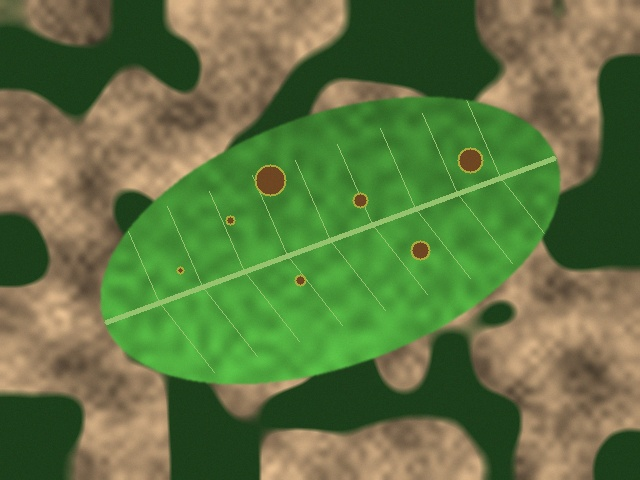
#> input picture data/raw/contoh_gps.jpg, 640 x 480 px
$ python -i praproses.py   (imports and definitions only)
#> lines starting #> are read from the running program, lines starting #| are printed output that depends on the picture
#> further down, picture is the input picture: shape (480, 640, 3); mean B, G, R 65.9, 117.2, 96.3
"""praproses.py: rangkaian praproses SIMUTEH (dipakai ulang mulai P5)."""
import json
from pathlib import Path

import cv2
import numpy as np

PARAM_BAWAAN = {
    "lebar": 640,            # sampling: lebar citra kerja (piksel)
    "gamma": 1.0,            # < 1 mencerahkan, > 1 menggelapkan
    "clahe_clip": 2.0,       # 0 berarti CLAHE tidak dipakai
    "clahe_tile": 8,
    "penapis": "median",     # "none", "rerata", "gaussian", "median"
    "kernel": 3,
    "sigma": 1.0,
    "tajam_k": 0.0,          # 0 berarti tanpa penajaman
}


def praproses(img_bgr, p=None):
    """
        Urutan: ubah ukuran -> gamma -> CLAHE kanal V -> redam derau ->
        tajamkan.
    """
    p = {**PARAM_BAWAAN, **(p or {})}

    if img_bgr is None:
        raise ValueError("img_bgr tidak boleh None")

    img = np.asarray(img_bgr).copy()
    if img.ndim == 2:
        img = cv2.cvtColor(img, cv2.COLOR_GRAY2BGR)

    # 1. ubah ukuran agar lebar = p["lebar"] dengan rasio aspek tetap (interpolation=cv2.INTER_AREA)
    h, w = img.shape[:2]
#> h = 480; w = 640
    target_w = int(p["lebar"])
    if target_w > 0 and w != target_w:
        target_h = max(1, int(round(h * (target_w / float(w)))))
        img = cv2.resize(img, (target_w, target_h), interpolation=cv2.INTER_AREA)

    # 2. koreksi gamma dengan cv2.LUT bila p["gamma"] != 1
    if p["gamma"] != 1:
        gamma = float(p["gamma"])
        lut = np.power(np.linspace(0, 1, 256, dtype=np.float32), gamma) * 255.0
        lut = np.clip(lut, 0, 255).astype(np.uint8)
        img = cv2.LUT(img, lut)

    # 3. CLAHE pada kanal V saja (ruang HSV) bila p["clahe_clip"] > 0, lalu kembali ke BGR
    if p["clahe_clip"] > 0:
        hsv = cv2.cvtColor(img, cv2.COLOR_BGR2HSV)
#> hsv: shape (480, 640, 3); mean H, S, V 38.7, 127, 128.1
        v = hsv[:, :, 2]
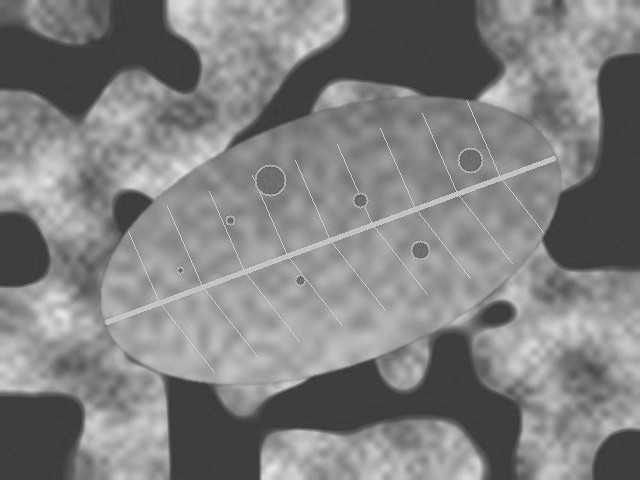
#> v: shape (480, 640); min 54, max 230, mean 128.1
        clahe = cv2.createCLAHE(
            clipLimit=float(p["clahe_clip"]),
            tileGridSize=(int(p["clahe_tile"]), int(p["clahe_tile"]))
        )
        v_eq = clahe.apply(v)
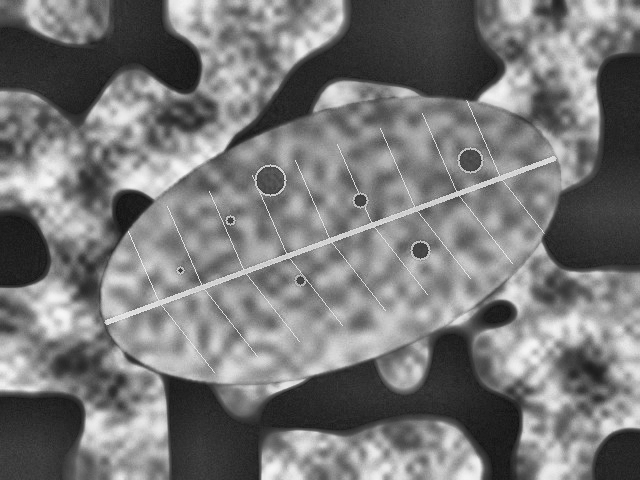
#> v_eq: shape (480, 640); min 17, max 247, mean 120.2
        hsv[:, :, 2] = v_eq
#> hsv: shape (480, 640, 3); mean H, S, V 38.7, 127, 120.2
        img = cv2.cvtColor(hsv, cv2.COLOR_HSV2BGR)
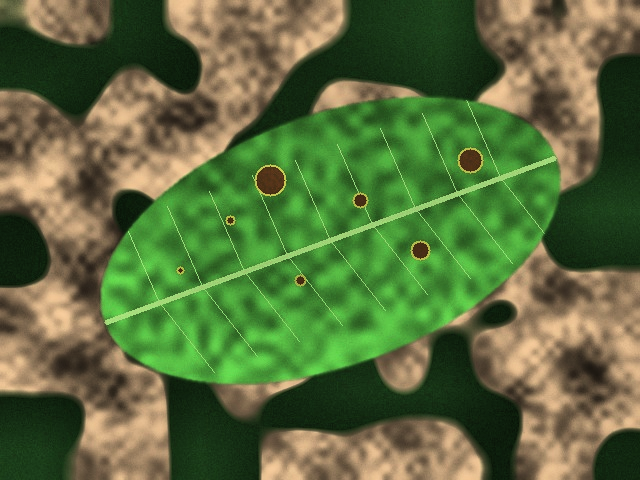
#> img: shape (480, 640, 3); mean B, G, R 61.7, 109.3, 91.3

    # 4. redam derau sesuai p["penapis"], p["kernel"], dan p["sigma"]
    penapis = str(p["penapis"]).lower()
    kernel = int(p["kernel"])
    sigma = float(p["sigma"])
    if penapis == "none":
        pass
    elif penapis == "rerata":
        k = max(1, kernel if kernel % 2 == 1 else kernel + 1)
        img = cv2.blur(img, (k, k))
    elif penapis == "gaussian":
        k = max(1, kernel if kernel % 2 == 1 else kernel + 1)
        img = cv2.GaussianBlur(img, (k, k), sigmaX=sigma, sigmaY=sigma)
    elif penapis == "median":
        k = max(1, kernel if kernel % 2 == 1 else kernel + 1)
        img = cv2.medianBlur(img, k)

    # 5. unsharp masking bila p["tajam_k"] > 0
    tajam_k = float(p["tajam_k"])
    if tajam_k > 0:
        blur = cv2.GaussianBlur(img, (0, 0), sigma)
        img = cv2.addWeighted(img, 1.0 + tajam_k, blur, -tajam_k, 0)

    return img


def simpan_param(p, path="../hasil/param_praproses.json"):
    out = Path(path)
    out.parent.mkdir(parents=True, exist_ok=True)
    with out.open("w", encoding="utf-8") as f:
        json.dump({**PARAM_BAWAAN, **p}, f, indent=2)

>>> import cv2
>>> picture = cv2.imread('../data/raw/contoh_gps.jpg')
>>> result = praproses(picture)

$ run again, on data/raw/kebun_01.jpg
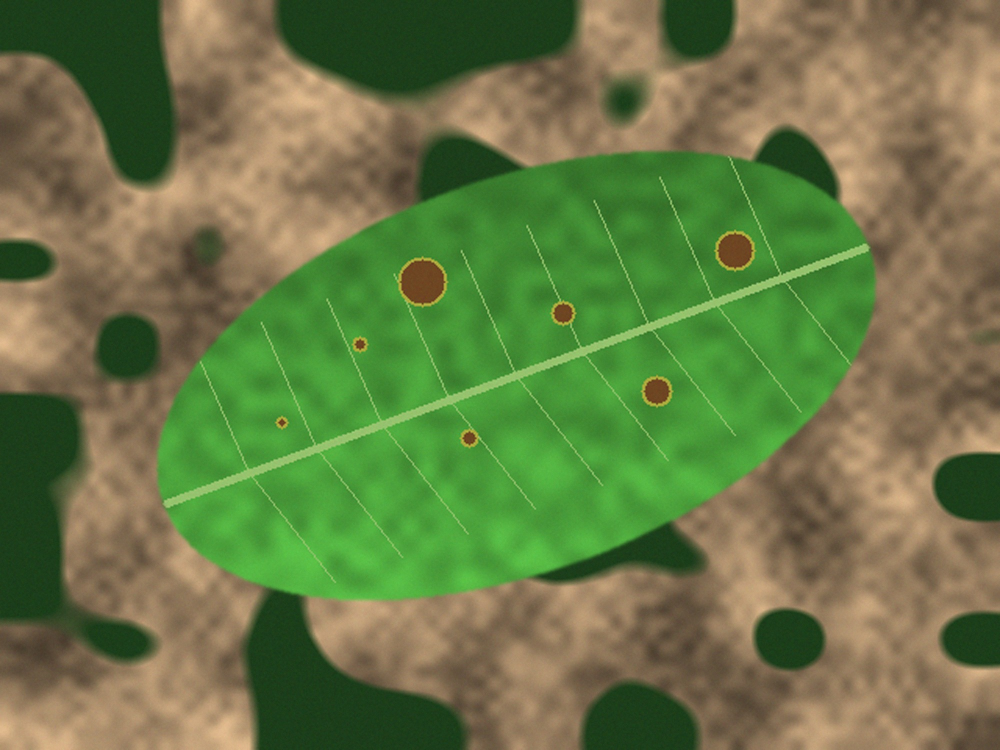
#> input picture data/raw/kebun_01.jpg, 2000 x 1500 px (shown at 1/2 size)
#> picture is the input picture: shape (1500, 2000, 3); mean B, G, R 70, 120.3, 104.6
#> in praproses, `v_eq = clahe.apply(v)`:
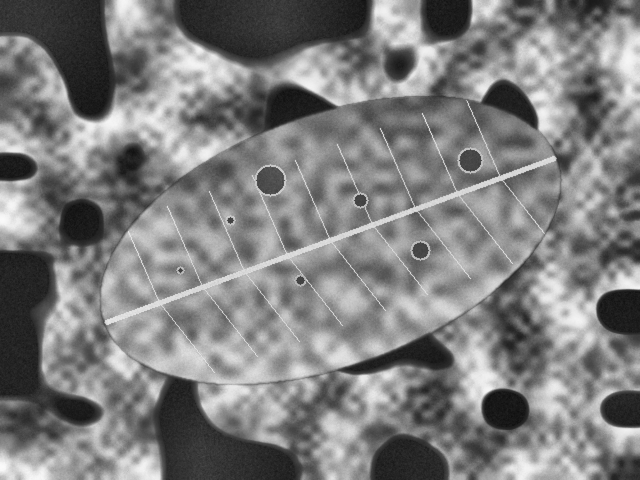
#> v_eq: shape (480, 640); min 15, max 250, mean 126.4
#> in praproses, `img = cv2.cvtColor(hsv, cv2.COLOR_HSV2BGR)`:
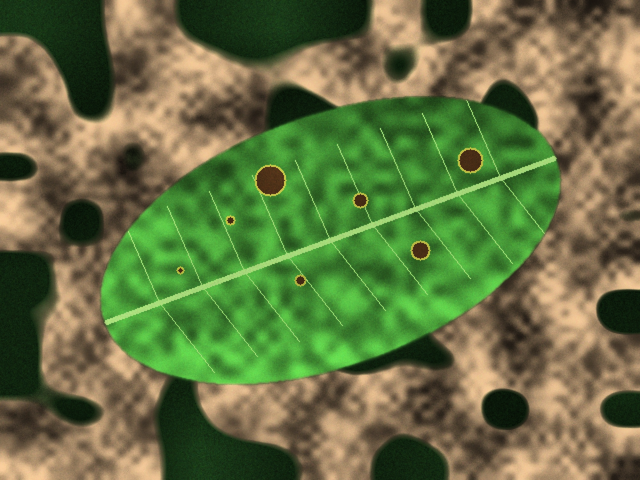
#> img: shape (480, 640, 3); mean B, G, R 66.5, 113.5, 100.4
